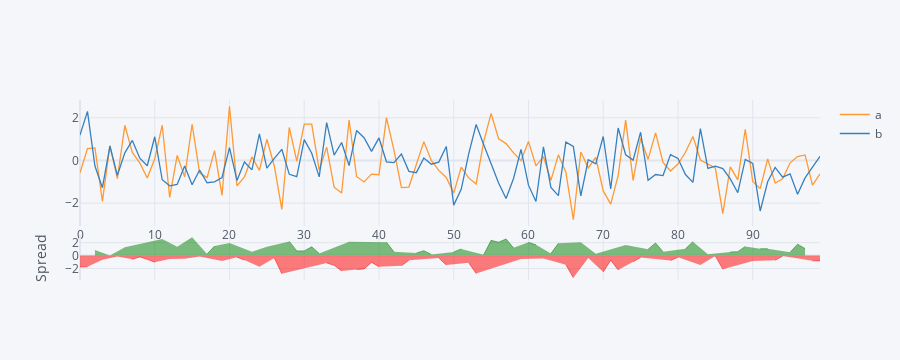

The cell this chart's notebook holds for it:
### Code cell
# Crea un gráfico de dispersión entre las columnas 'a' y 'b'
dataframe[['a','b']].iplot(kind='spread')

### Figure 1 — Plotly figure (JSON) as saved in the notebook; plotly's stock layout.template omitted (floating-point values rounded to 4 significant figures)
{"data": [{"line": {"color": "rgba(255, 153, 51, 1.0)", "dash": "solid", "shape": "linear", "width": 1.3}, "mode": "lines", "name": "a", "text": "", "type": "scatter", "x": [0, 1, 2, 3, 4, 5, 6, 7, 8, 9, 10, 11, 12, 13, 14, 15, 16, 17, 18, 19, 20, 21, 22, 23, 24, 25, 26, 27, 28, 29, 30, 31, 32, 33, 34, 35, 36, 37, 38, 39, 40, 41, 42, 43, 44, 45, 46, 47, 48, 49, 50, 51, 52, 53, 54, 55, 56, 57, 58, 59, 60, 61, 62, 63, 64, 65, 66, 67, 68, 69, 70, 71, 72, 73, 74, 75, 76, 77, 78, 79, 80, 81, 82, 83, 84, 85, 86, 87, 88, 89, 90, 91, 92, 93, 94, 95, 96, 97, 98, 99], "y": [-0.5748, 0.555, 0.5891, -1.913, 0.6901, -0.8487, 1.641, 0.3788, -0.1136, -0.8219, 0.07991, 1.652, -1.734, 0.2351, -0.7678, 1.697, -0.5783, -0.8043, 0.4639, -1.639, 2.539, -1.188, -0.7666, 0.1665, -0.4659, 0.9937, -0.2696, -2.293, 1.547, -0.0299, 1.704, 1.703, -0.443, 0.6262, -1.252, -1.527, 1.898, -0.7499, -1.004, -0.6369, -0.6662, 2.01, 0.4896, -1.271, -1.245, -0.179, 0.8817, -0.0007024, -0.4629, -0.795, -1.531, -0.3166, -0.8172, -1.099, 0.8687, 2.209, 1.018, 0.7923, 0.3542, -0.008377, 0.8882, -0.2526, 0.1775, -0.9299, 0.2658, -0.5529, -2.776, 0.3996, -0.3454, 0.1402, -1.426, -2.049, -0.7011, 1.891, -0.9319, 1.038, 0.04885, 1.293, -0.09536, -0.4914, -0.1644, 0.3842, 1.128, 0.02196, -0.1745, -0.3537, -2.492, -0.3007, -0.9092, 1.465, -0.9786, -1.319, 0.07668, -1.054, -0.8612, -0.1097, 0.1869, 0.2599, -1.151, -0.6294]}, {"line": {"color": "rgba(55, 128, 191, 1.0)", "dash": "solid", "shape": "linear", "width": 1.3}, "mode": "lines", "name": "b", "text": "", "type": "scatter", "x": [0, 1, 2, 3, 4, 5, 6, 7, 8, 9, 10, 11, 12, 13, 14, 15, 16, 17, 18, 19, 20, 21, 22, 23, 24, 25, 26, 27, 28, 29, 30, 31, 32, 33, 34, 35, 36, 37, 38, 39, 40, 41, 42, 43, 44, 45, 46, 47, 48, 49, 50, 51, 52, 53, 54, 55, 56, 57, 58, 59, 60, 61, 62, 63, 64, 65, 66, 67, 68, 69, 70, 71, 72, 73, 74, 75, 76, 77, 78, 79, 80, 81, 82, 83, 84, 85, 86, 87, 88, 89, 90, 91, 92, 93, 94, 95, 96, 97, 98, 99], "y": [1.187, 2.302, -0.2619, -1.274, 0.6771, -0.6949, 0.3594, 0.9409, 0.1066, -0.2459, 1.111, -0.9032, -1.189, -1.124, -0.2638, -1.138, -0.4489, -1.045, -1.001, -0.7991, 0.5984, -0.9343, -0.07383, -0.4413, 1.243, -0.3541, 0.09803, 0.5237, -0.649, -0.7559, 0.9789, 0.3363, -0.7693, 1.775, 0.2523, 0.8422, -0.237, 1.404, 1.069, 0.4267, 1.057, -0.06171, -0.09873, 0.3043, -0.5086, -0.571, 0.1183, -0.1733, -0.07633, 0.6594, -2.092, -1.353, 0.307, 1.686, 0.7492, -0.1443, -1.055, -1.782, -0.8416, 0.5171, -1.156, -1.923, 0.6371, -1.26, -1.646, 0.8609, 0.6546, -1.663, 0.03221, -0.1593, 1.122, -1.334, 1.522, 0.2684, 0.01867, 1.324, -0.9305, -0.6591, -0.7058, 0.2751, 0.0915, -0.6606, -1.028, 1.496, -0.3722, -0.2697, -0.3769, -0.8638, -1.511, 0.05233, -0.133, -2.367, -0.9972, -0.3225, -0.7815, -0.6245, -1.583, -0.8182, -0.3357, 0.1935]}, {"connectgaps": false, "fill": "tozeroy", "line": {"color": "green", "dash": "solid", "shape": "linear", "width": 0.5}, "mode": "lines", "name": "Spread", "showlegend": false, "type": "scatter", "x": [0, 1, 2, 3, 4, 5, 6, 7, 8, 9, 10, 11, 12, 13, 14, 15, 16, 17, 18, 19, 20, 21, 22, 23, 24, 25, 26, 27, 28, 29, 30, 31, 32, 33, 34, 35, 36, 37, 38, 39, 40, 41, 42, 43, 44, 45, 46, 47, 48, 49, 50, 51, 52, 53, 54, 55, 56, 57, 58, 59, 60, 61, 62, 63, 64, 65, 66, 67, 68, 69, 70, 71, 72, 73, 74, 75, 76, 77, 78, 79, 80, 81, 82, 83, 84, 85, 86, 87, 88, 89, 90, 91, 92, 93, 94, 95, 96, 97, 98, 99], "xaxis": "x2", "y": ["", "", 0.8509, "", 0.01303, "", 1.282, "", "", "", "", 2.555, "", 1.359, "", 2.835, "", 0.2405, 1.465, "", 1.941, "", "", 0.6078, "", 1.348, "", "", 2.196, 0.726, 0.7249, 1.366, 0.3262, "", "", "", 2.135, "", "", "", "", 2.072, 0.5883, "", "", 0.392, 0.7634, 0.1726, "", "", 0.5612, 1.037, "", "", 0.1195, 2.353, 2.074, 2.574, 1.196, "", 2.044, 1.67, "", 0.3298, 1.912, "", "", 2.063, "", 0.2996, "", "", "", 1.623, "", "", 0.9793, 1.952, 0.6105, "", "", 1.045, 2.156, "", 0.1977, "", "", 0.5631, 0.6017, 1.413, "", 1.048, 1.074, "", "", 0.5147, 1.77, 1.078, "", ""], "yaxis": "y2"}, {"connectgaps": false, "fill": "tozeroy", "line": {"color": "red", "dash": "solid", "shape": "linear", "width": 0.5}, "mode": "lines", "name": "Spread", "showlegend": false, "type": "scatter", "x": [0, 1, 2, 3, 4, 5, 6, 7, 8, 9, 10, 11, 12, 13, 14, 15, 16, 17, 18, 19, 20, 21, 22, 23, 24, 25, 26, 27, 28, 29, 30, 31, 32, 33, 34, 35, 36, 37, 38, 39, 40, 41, 42, 43, 44, 45, 46, 47, 48, 49, 50, 51, 52, 53, 54, 55, 56, 57, 58, 59, 60, 61, 62, 63, 64, 65, 66, 67, 68, 69, 70, 71, 72, 73, 74, 75, 76, 77, 78, 79, 80, 81, 82, 83, 84, 85, 86, 87, 88, 89, 90, 91, 92, 93, 94, 95, 96, 97, 98, 99], "xaxis": "x2", "y": [-1.762, -1.747, "", -0.6385, "", -0.1539, "", -0.5621, -0.2203, -0.5759, -1.031, "", -0.5444, "", -0.504, "", -0.1294, "", "", -0.8395, "", -0.2541, -0.6927, "", -1.709, "", -0.3676, -2.817, "", "", "", "", "", -1.149, -1.504, -2.369, "", -2.154, -2.074, -1.064, -1.723, "", "", -1.576, -0.7363, "", "", "", -0.3866, -1.454, "", "", -1.124, -2.785, "", "", "", "", "", -0.5255, "", "", -0.4596, "", "", -1.414, -3.43, "", -0.3777, "", -2.548, -0.7152, -2.223, "", -0.9505, -0.2862, "", "", "", -0.7665, -0.2559, "", "", -1.474, "", -0.08404, -2.115, "", "", "", -0.8457, "", "", -0.7318, -0.07976, "", "", "", -0.8157, -0.823], "yaxis": "y2"}], "layout": {"height": 360, "hovermode": "x", "legend": {"bgcolor": "#F5F6F9", "font": {"color": "#4D5663"}}, "paper_bgcolor": "#F5F6F9", "plot_bgcolor": "#F5F6F9", "title": {"font": {"color": "#4D5663"}}, "xaxis": {"autorange": true, "gridcolor": "#E1E5ED", "range": [0, 99], "showgrid": true, "tickfont": {"color": "#4D5663"}, "title": {"font": {"color": "#4D5663"}, "text": ""}, "type": "linear", "zerolinecolor": "#E1E5ED"}, "xaxis2": {"anchor": "y2", "autorange": true, "gridcolor": "#E1E5ED", "range": [0, 99], "showgrid": true, "showticklabels": false, "tickfont": {"color": "#4D5663"}, "title": {"font": {"color": "#4D5663"}, "text": ""}, "type": "linear", "zerolinecolor": "#E1E5ED"}, "yaxis": {"autorange": true, "domain": [0.3, 1], "gridcolor": "#E1E5ED", "range": [-3.071, 2.835], "showgrid": true, "tickfont": {"color": "#4D5663"}, "title": {"font": {"color": "#4D5663"}, "text": ""}, "type": "linear", "zerolinecolor": "#E1E5ED"}, "yaxis2": {"autorange": true, "domain": [0, 0.25], "gridcolor": "#E1E5ED", "range": [-3.778, 3.183], "showgrid": true, "tickfont": {"color": "#4D5663"}, "title": {"font": {"color": "#4D5663"}, "text": "Spread"}, "type": "linear", "zerolinecolor": "#E1E5ED"}}}
